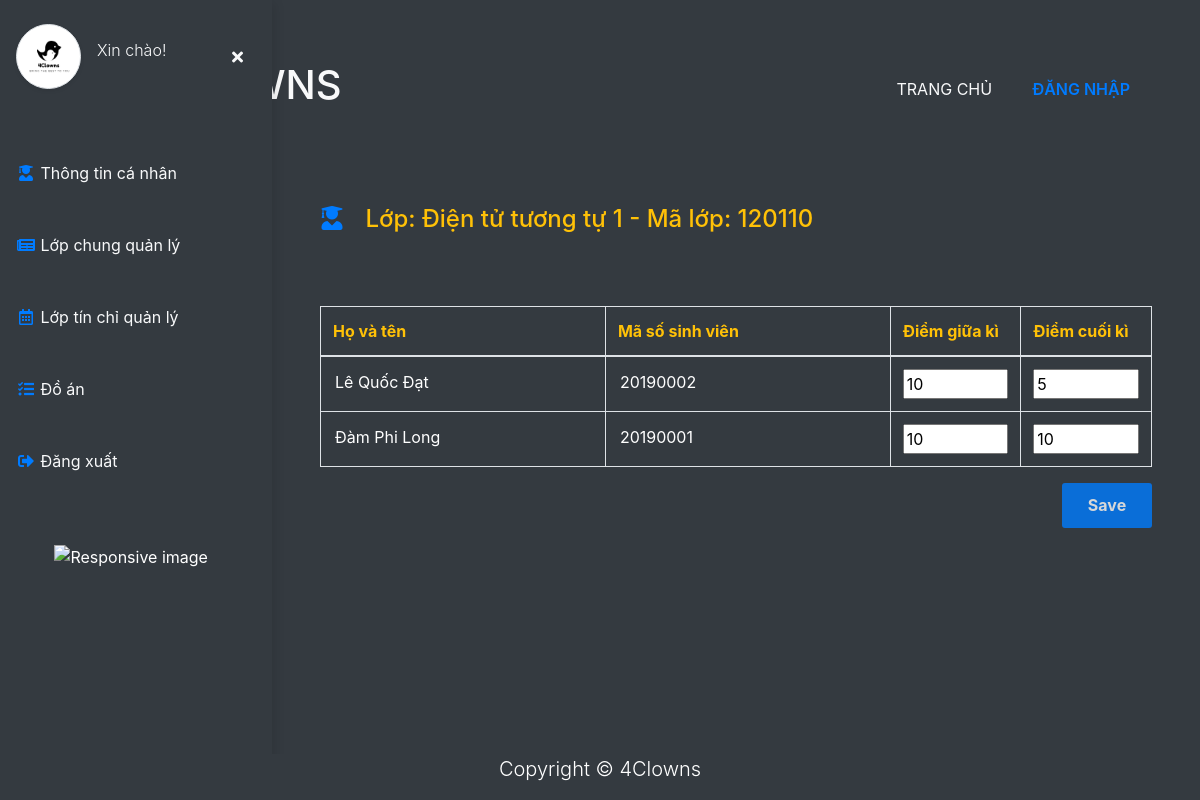
/teacher/lop_tin_chi/20221/120110, run on the app's committed database.
### student/models.py (models this page shows, shortened)
class lop_tin_chi_detail(models.Model):
    lopTinChi = models.ForeignKey("management.lop_tin_chi",verbose_name="Lớp tín chỉ", on_delete=CASCADE, related_name="detail")
    semester = models.ForeignKey("management.semester", verbose_name="Kì", related_name="available_class", on_delete=models.CASCADE)
    timetable = models.ForeignKey("management.timetable", on_delete=models.CASCADE)
    timing = models.ForeignKey("management.timing", on_delete=models.CASCADE, null=True)
    teacher = models.ForeignKey("users.Teacher", on_delete=models.CASCADE, blank=True, null=True)
    class Meta:
        verbose_name = "Lớp tín chỉ chi tiết"
        verbose_name_plural = 'Lớp tín chỉ chi tiết'
        unique_together = ('lopTinChi', 'semester')

class sinhVien_lopTinChiDetail(models.Model):
    sinhVien = models.ForeignKey('users.Student', verbose_name="Sinh viên", on_delete=models.CASCADE, related_name='lopTinChiThamGia')
    lopTinChiDetail = models.ForeignKey("student.lop_tin_chi_detail", verbose_name='Lớp tín chỉ', on_delete=models.CASCADE)
    giua_ki = models.FloatField(verbose_name='Điểm giữa kì', validators=[validate_score], null=True, blank=True)
    cuoi_ki = models.FloatField(verbose_name='Điểm cuối kì' ,validators=[validate_score], null=True, blank=True)
    class Meta:
        unique_together = ('sinhVien', 'lopTinChiDetail')
        verbose_name = "Bảng điểm"
        verbose_name_plural = "Bảng điểm"

### management/models.py (models this page shows, shortened)
class lop_tin_chi(models.Model):
    class ClassType(models.TextChoices):
        LT = "LT", "LT"
        TN = "TN", "TN"
        LT_BT = "LT+BT", "LT+BT"
    code = models.IntegerField(unique=True, verbose_name="Mã lớp")
    type = models.CharField(choices=ClassType.choices, verbose_name="Loại lớp", default=ClassType.LT, max_length=20)
    hocPhan = models.ForeignKey("management.hoc_phan", verbose_name="Học phần", related_name="available_class", on_delete=models.CASCADE)
    class Meta:
        verbose_name = "9. Lớp tín chỉ"
        verbose_name_plural = '9. Lớp tín chỉ'

class hoc_phan(models.Model):
    name = CharField(_("Tên học phần"), max_length=50)
    code = CharField(_("Mã học phần"), max_length=10, unique=True)
    vien = models.ForeignKey("management.vien_dao_tao", verbose_name="Viện trực thuộc", on_delete=models.CASCADE, related_name="cac_hoc_phan")
    required_hocPhan = models.ForeignKey("management.hoc_phan", verbose_name="Học phần kiên quyết", on_delete=models.CASCADE, null=True, blank=True, default=None)
    class Meta:
        verbose_name = "2. Học phần"
        verbose_name_plural = '2. Học phần'
        ordering = ["vien"]
    def __str__(self):
        return f"{self.name}"

### users/models.py (models this page shows, shortened)
class User(AbstractBaseUser, PermissionsMixin):
    class Genders(models.TextChoices):
        MALE = "MALE", "Nam"
        FEMALE = "FEMALE", "Nữ"
    avatar = models.ImageField(_("Ảnh đại diện"), upload_to="Avatar", blank=True, null=True)
    email = models.EmailField(_("Email"),max_length=50, unique=True, blank=True)
    firstname = models.CharField(_("Tên"),max_length=20,  blank=False, null=True)
    surname = models.CharField(_("Tên đệm"),max_length=20, null=True, blank=True)
    lastname = models.CharField(_("Họ"),max_length=20, null=True, blank=True)
    date_of_birth = models.DateField(_("Ngày sinh"), blank=True, null=True, )
    phone = models.CharField(_("Số điện thoại"), max_length=15, blank=True, null=True)
    is_superuser = models.BooleanField(default=False)
    is_active = models.BooleanField(default=True)
    last_login = models.DateTimeField(auto_now_add=True)
    date_joined = models.DateTimeField(auto_now_add=True)
    role = models.BooleanField(null=True, blank=True)
    gender = models.CharField(
        _("Gender"), max_length=50, choices=Genders.choices, default=Genders.MALE
    )
    objects = UserManager()
    USERNAME_FIELD = 'email'
    REQUIRED_FIELDS = []

class Student(User):
    year_start = models.IntegerField(_("Năm vào trường"), default=datetime.datetime.now().year)
    vien = models.ForeignKey(vien_dao_tao, verbose_name="Viện", on_delete=models.CASCADE, null=True, blank=True)
    lop_chung = models.ForeignKey(lop_chung,verbose_name="Lớp chung", on_delete=models.CASCADE, related_name="sinh_vien", null=True, blank=True)
    code = models.CharField(_("Mã số sinh viên"), max_length=8, blank=True, unique=True)
    khoa = models.ForeignKey(khoa, verbose_name="Khóa" , max_length=3, blank=True, on_delete=CASCADE, null=True)
    lop_tin_chi_dang_ki = models.ManyToManyField('student.lop_tin_chi_detail', verbose_name="Lớp tín chỉ đăng kí", related_name='sinh_vien_trong_lop_tin_chi')
    def getfullname(self):
        if self.lastname:
            if self.surname:
                return f"{self.lastname} {self.surname} {self.firstname}"
            else:
                return f"{self.lastname} {self.firstname}"
        else:
            return f"{self.firstname}"
    class Meta:
        verbose_name = "Sinh viên"
        verbose_name_plural = 'Sinh viên'

### teacher/views.py (the view, shortened to what this page needs)
# urls.py: path('lop_tin_chi/<str:sem>/<int:lopTC_code>', views.tung_lop_TC, name='tung_lop_TC'),
def tung_lop_TC(request, sem , lopTC_code):
    semester_object = semester.objects.get(name=sem)
    lopTC_info = None
    try:
        bangDiem_object = sinhVien_lopTinChiDetail.objects.filter(lopTinChiDetail__lopTinChi__code=lopTC_code, lopTinChiDetail__semester=semester_object)
        lopTC_info = bangDiem_object[0].lopTinChiDetail
        data = []
        bangDiemSet = formset_factory(ChangeDiemForm, extra=0)
        for bangDiem in bangDiem_object:
            data.append({
                'sinh_vien': bangDiem.sinhVien.getfullname(),
                'code': bangDiem.sinhVien.code,
                'giua_ki': bangDiem.giua_ki,
                'cuoi_ki': bangDiem.cuoi_ki,
            })
        bangDiemList = bangDiemSet(request.POST or None, initial=data)
    except:
        bangDiem_object = None
        return render(request, "teacher/tung_lop_TC.html", {
                "message": "Not found"
            })
    return render(request, "teacher/tung_lop_TC.html", {
                "changeDiemForm": bangDiemList,
                "lopInfo": lopTC_info,
            })

### templates/teacher/tung_lop_TC.html (shortened to what this page needs)
{% extends 'base.html' %}
{% load static%}
{% block content %}
<div class="page-content p-5 position-relative" id="content">
    <div class="row mt-4">
      <h4 class="text-warning">
        <i class="fas fa-user-graduate me-1 text-primary fa-fw" style="width: 2.25em;"></i>
         Lớp: {{ lopInfo.lopTinChi.hocPhan }} -  Mã lớp: {{ lopInfo.lopTinChi.code}}
      </h4>
      <div class="col-lg-12 mt-5">
        <div class="row">
          <div class="col-lg-12 mt-3">
            <form action="" method="POST">
                <table class="table table-bordered table-responsive-sm">
                    <thead>
                        <tr>
                            <th class="text-warning">Họ và tên</th>
                            <th class="text-warning">Mã số sinh viên</th>
                            <th class="text-warning">Điểm giữa kì</th>
                            <th class="text-warning">Điểm cuối kì</th>
                        </tr>
                    </thead>
                    <tbody>
                        {% for form in changeDiemForm %}
                            <tr>
                                <td><input class="bg-dark text-white border-0" type="text" name="{{form.sinh_vien.html_name}}" value="{{form.sinh_vien.value}}" readonly maxlength="15" id="{{form.sinh_vien.id_for_label}}"></td>
                                <td><input class="bg-dark text-white border-0" type="text" name="{{form.code.html_name}}" value="{{form.code.value}}" readonly maxlength="15" id="{{form.code.id_for_label}}"></td>
                                <td ><input class="w-100" type="number" placeholder="Enter score" name="{{form.giua_ki.html_name}}" value="{{form.giua_ki.value|floatformat:-2}}"  min="0" max="10" step="0.01" id="{{form.giua_ki.id_for_label}}"></td>
                                <td ><input class="w-100 " type="number" placeholder="Enter score" name="{{form.cuoi_ki.html_name}}" value="{{form.cuoi_ki.value|floatformat:-2}}"  min="0" max="10" step="0.01" id="{{form.cuoi_ki.id_for_label}}"></td>
                            </tr>
                        {% endfor %}
                    </tbody>
                </table>
            <input class="float-right input-btn" type="submit" value="Save">
            </form>
          </div>
        </div>
      </div>
    </div>
  </div>
{% include "teacher/teacher_base.html" %}
{% endblock content %}

### static/css/custom.css (style rules this page uses)
html { min-height: 100%; position: relative !important; }
body { overflow-x: hidden; color: #ffffff; min-height: 100vh; }
body::before { display: block; content: ''; height: 45px; }
.input-btn { min-width: 90px; min-height: 45px; text-align: center; background-color: #007bff; border: none; color: white; font-weight: 700; opacity: 0.8; border-radius: 3px; }

### static/css/student.css (style rules this page uses)
.page-content { width: calc(100% - 17rem); margin-left: 17rem; transition: all 0.4s; }

### templates/teacher/tung_lop_TC.html (style rules this page uses)
input[type=number] { -moz-appearance: textfield; }

### data on the page
lop_tin_chi_detail: lopTinChi.hocPhan "Điện tử tương tự 1", lopTinChi.code "120110"
Student: code.value "20190002"
sinhVien_lopTinChiDetail: giua_ki.value "10", cuoi_ki.value "5"
Student: code.value "20190001"
sinhVien_lopTinChiDetail: giua_ki.value "10", cuoi_ki.value "10"
